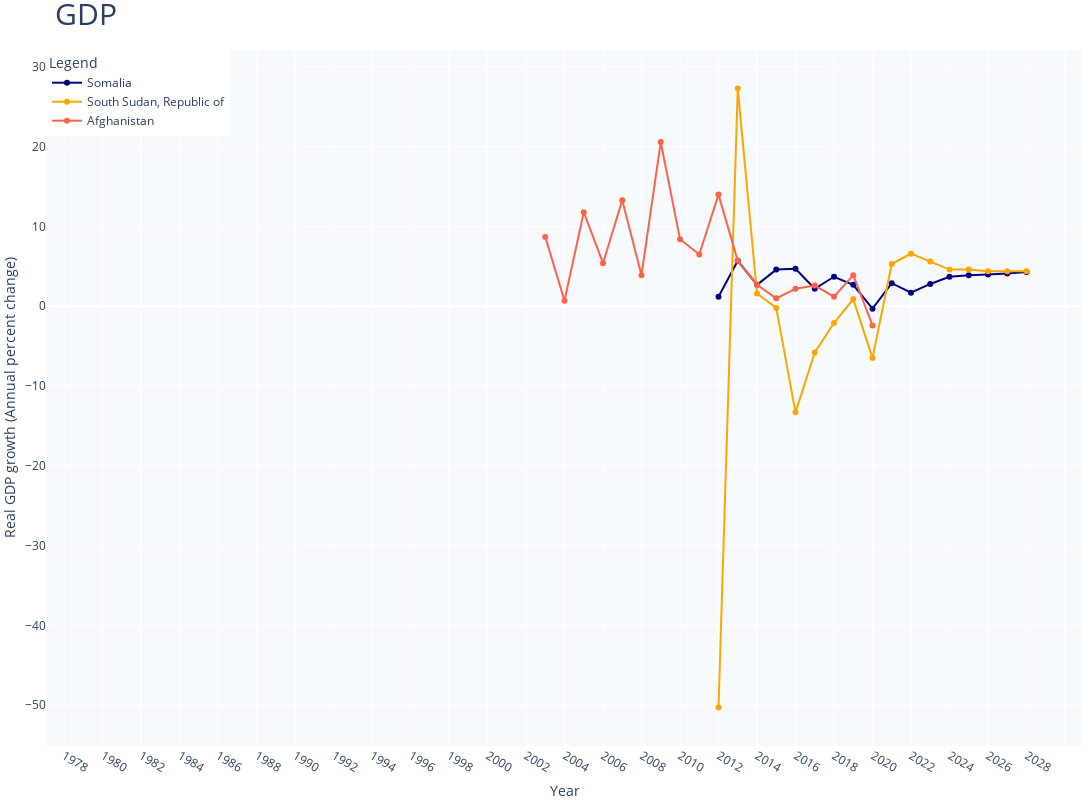

The notebook cell this image was saved under:
### Code cell
# list_selection = countrys_06_to_1
# countrys_06_to_1 = countrys_06_to_1.insert(0, 'year')
# graficos(df_null[countrys_06_to_1],list_selection,columna_y='Real GDP growth (Annual percent change)')
plot_gdp(df_null,countrys_06_to_1)

### Figure 1 — Plotly figure (JSON) as saved in the notebook; plotly's stock layout.template omitted (floating-point values rounded to 4 significant figures)
{"data": [{"marker": {"color": "navy"}, "mode": "lines+markers", "name": "Somalia", "type": "scatter", "x": [1980, 1981, 1982, 1983, 1984, 1985, 1986, 1987, 1988, 1989, 1990, 1991, 1992, 1993, 1994, 1995, 1996, 1997, 1998, 1999, 2000, 2001, 2002, 2003, 2004, 2005, 2006, 2007, 2008, 2009, 2010, 2011, 2012, 2013, 2014, 2015, 2016, 2017, 2018, 2019, 2020, 2021, 2022, 2023, 2024, 2025, 2026, 2027, 2028], "y": [null, null, null, null, null, null, null, null, null, null, null, null, null, null, null, null, null, null, null, null, null, null, null, null, null, null, null, null, null, null, null, null, 1.2, 5.7, 2.7, 4.6, 4.7, 2.2, 3.7, 2.7, -0.3, 2.9, 1.7, 2.8, 3.7, 3.9, 4, 4.1, 4.3]}, {"marker": {"color": "orange"}, "mode": "lines+markers", "name": "South Sudan, Republic of", "type": "scatter", "x": [1980, 1981, 1982, 1983, 1984, 1985, 1986, 1987, 1988, 1989, 1990, 1991, 1992, 1993, 1994, 1995, 1996, 1997, 1998, 1999, 2000, 2001, 2002, 2003, 2004, 2005, 2006, 2007, 2008, 2009, 2010, 2011, 2012, 2013, 2014, 2015, 2016, 2017, 2018, 2019, 2020, 2021, 2022, 2023, 2024, 2025, 2026, 2027, 2028], "y": [null, null, null, null, null, null, null, null, null, null, null, null, null, null, null, null, null, null, null, null, null, null, null, null, null, null, null, null, null, null, null, null, -50.3, 27.3, 1.6, -0.2, -13.3, -5.8, -2.1, 0.9, -6.5, 5.3, 6.6, 5.6, 4.6, 4.6, 4.4, 4.4, 4.4]}, {"marker": {"color": "tomato"}, "mode": "lines+markers", "name": "Afghanistan", "type": "scatter", "x": [1980, 1981, 1982, 1983, 1984, 1985, 1986, 1987, 1988, 1989, 1990, 1991, 1992, 1993, 1994, 1995, 1996, 1997, 1998, 1999, 2000, 2001, 2002, 2003, 2004, 2005, 2006, 2007, 2008, 2009, 2010, 2011, 2012, 2013, 2014, 2015, 2016, 2017, 2018, 2019, 2020, 2021, 2022, 2023, 2024, 2025, 2026, 2027, 2028], "y": [null, null, null, null, null, null, null, null, null, null, null, null, null, null, null, null, null, null, null, null, null, null, null, 8.7, 0.7, 11.8, 5.4, 13.3, 3.9, 20.6, 8.4, 6.5, 14, 5.7, 2.7, 1, 2.2, 2.6, 1.2, 3.9, -2.4, null, null, null, null, null, null, null, null]}], "layout": {"height": 800, "legend": {"title": {"text": "Legend"}, "x": 0, "y": 1}, "margin": {"b": 0, "l": 0, "r": 0, "t": 50}, "plot_bgcolor": "#F7FAFC", "showlegend": true, "title": {"font": {"size": 30}, "text": "GDP"}, "width": 1200, "xaxis": {"dtick": "2", "tickangle": 30, "title": {"text": "Year"}}, "yaxis": {"tickformat": ",.0f", "title": {"text": "Real GDP growth (Annual percent change)"}}}}
